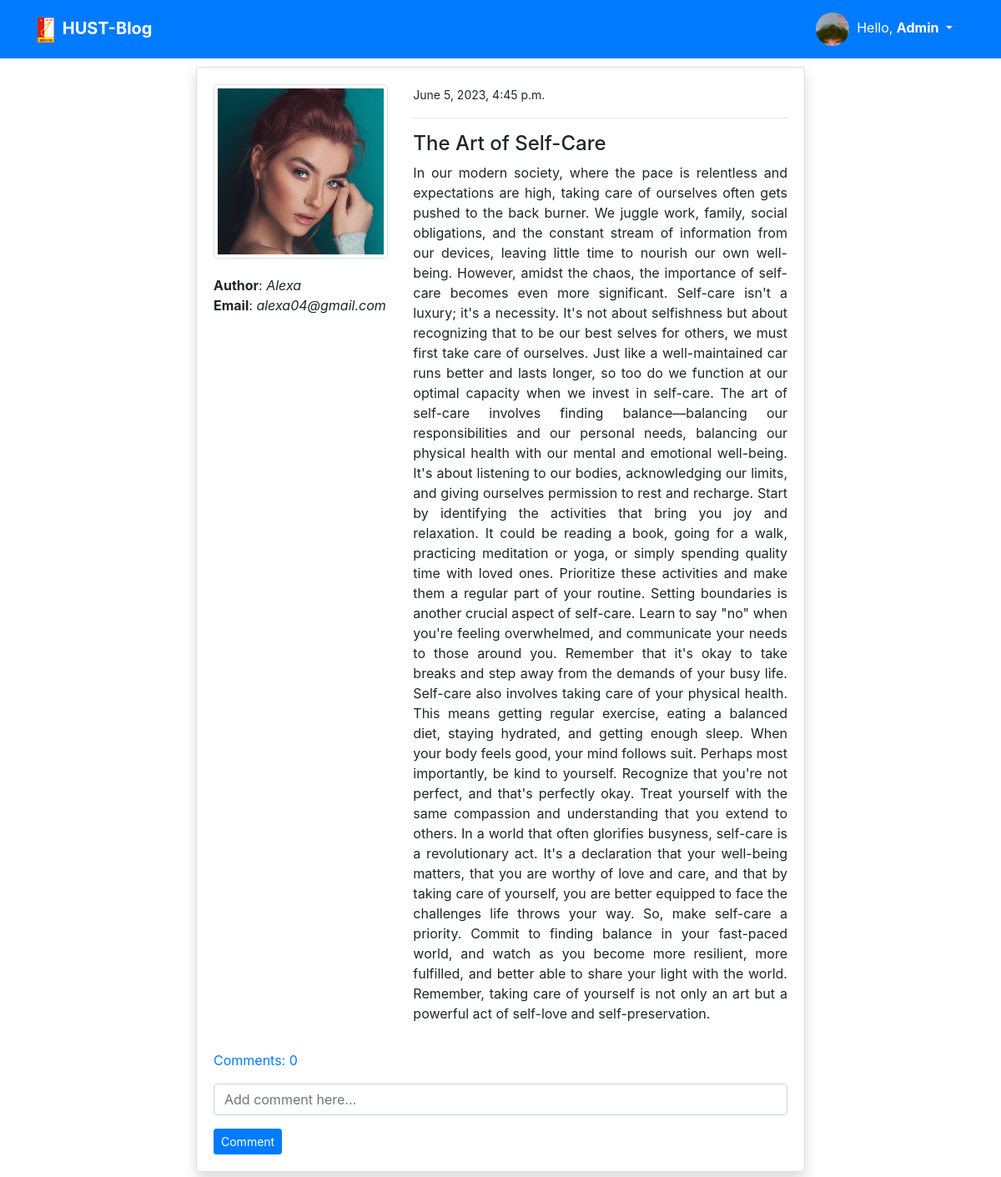
The app's page /post_detail/19/ (signed in) with its own data.
### users/models.py (models this page shows, shortened)
class ProfileModel(models.Model):
    user = models.OneToOneField(User, on_delete=models.CASCADE)
    image = models.ImageField(default='default.png', upload_to='profile', validators=[FileExtensionValidator(['png', 'jpg'])])

### blog/models.py (models this page shows, shortened)
class PostModel(models.Model):
    title = models.CharField(max_length=100) # max_length is mandatory
    content = models.TextField()
    author = models.ForeignKey(User, on_delete=models.CASCADE) # If delete user then delete the whole post
    date_created = models.DateTimeField(auto_now_add=True)
    class Meta:
        ordering = ('-date_created',)
    def comment_count(self):
        return self.comment_set.all().count()
    def comments(self):
        return self.comment_set.all()

### blog/views.py (the view)
# urls.py: path('post_detail/<int:pk>/', views.post_detail, name='blog-post-detail'),
@login_required
def post_detail(request, pk):
    post = PostModel.objects.get(id=pk)
    if request.method == 'POST':
        c_form = CommentForm(request.POST)
        if c_form.is_valid():
            instance = c_form.save(commit=False)
            instance.user = request.user
            instance.post = post
            instance.save()
            return redirect('blog-post-detail', pk=post.id)
    else:
        c_form = CommentForm()
    context = {
        'post': post,
        'c_form': c_form,
    }
    return render(request, 'blog/post_detail.html', context)

### blog/forms.py
class CommentForm(forms.ModelForm):
    content = forms.CharField(label='', widget=forms.TextInput(attrs={'placeholder': 'Add comment here...'}))
    class Meta:
        model = Comment
        fields = ('content',)

### templates/blog/post_detail.html (shortened to what this page needs)
{% extends 'partials/base.html' %}
{% load crispy_forms_tags %}
{% block content %}
<div class="container">
    <div class="row mt-5 pt-3">
        <div class="col-md-8 offset-md-2">
            <div class="card my-3 shadow">
                <div class="card-body">
                    <div class="row">
                        <div class="col-md-4">
                            <img style="margin-bottom: 20px" class="img-thumbnail" src="{{ post.author.profilemodel.image.url }}"
                                alt="profile-image">
                                <div><strong style="font-style: bold;">Author</strong>: <span style="font-style: italic;">{{ post.author.username }}</span></div>
                                <div><strong style="font-style: bold;">Email</strong>: <span style="font-style: italic;">{{ post.author.email }}</span></div>
                        </div>
                        <div class="col-md-8 ">
                            <small>{{ post.date_created }}</small>
                            <hr>
                            <h4>{{ post.title }}</h4>
                            <p class="text-justify">
                                {{post.content}}
                            </p>
                        </div>
                    </div>
                    <p class="mt-3">
                        <a class="" data-toggle="collapse" href="#collapseExample" role="button" aria-expanded="false"
                            aria-controls="collapseExample">
                            Comments: {{ post.comment_count }}
                        </a>
                    </p>
                    <form method="POST">
                        {{ c_form|crispy }}
                        <input class="btn btn-primary btn-sm" type="submit" value="Comment">
                    </form>
                </div>
            </div>
        </div>
    </div>
</div>
{% endblock %}

### templates/partials/nav.html (shortened to what this page needs)
<nav class="navbar navbar-expand-lg navbar-primary bg-primary fixed-top">
    <div class="container">
        {% if request.user.is_authenticated %}
        <a style="font-weight: bold;" class="navbar-brand text-white" href="{% url 'blog-index' %}">
            <img style="width: 20px; margin-right: 5px" src="../../media/hustlogo.png"
                                        alt="logo-image">
            HUST-Blog
        </a>
        <div class="collapse navbar-collapse" id="navbarSupportedContent">
            <div class="navbar-nav ml-auto">
                <div class="btn-group">
                    <button type="button" class="btn btn-primary dropdown-toggle" data-toggle="dropdown" aria-expanded="false">
                      <img style="border-radius: 50%; width: 40px; border-left: 5px;" src="{{ user.profilemodel.image.url }}"
                      alt="profile-image">&nbsp Hello, <b>{{ user.username }}</b>
                    </button>
                </div>
            </div>
        {% endif %}
        </div>
    </div>
</nav>

### records on screen
PostModel: author.profilemodel.image (picture), author.username "Alexa", author.email "alexa04@gmail.com", date_created "June 5, 2023, 4:45 p.m.", title "The Art of Self-Care", content "In our modern society, where the pace is relentless and expectations are high, taking care of ourselves often gets pushed to the back burner. We juggle work, family, social obligations, and the constant stream of information from our devices, leaving little time to nourish our own well-being. However, amidst the chaos, the importance of self-care becomes even more significant. Self-care isn't a luxury; it's a necessity. It's not about selfishness but about recognizing that to be our best selves for others, we must first take care of ourselves. Just like a well-maintained car runs better and lasts longer, so too do we function at our optimal capacity when we invest in self-care. The art of…", comment_count "0"

### other values on screen
{{ user.username }} "Admin"
